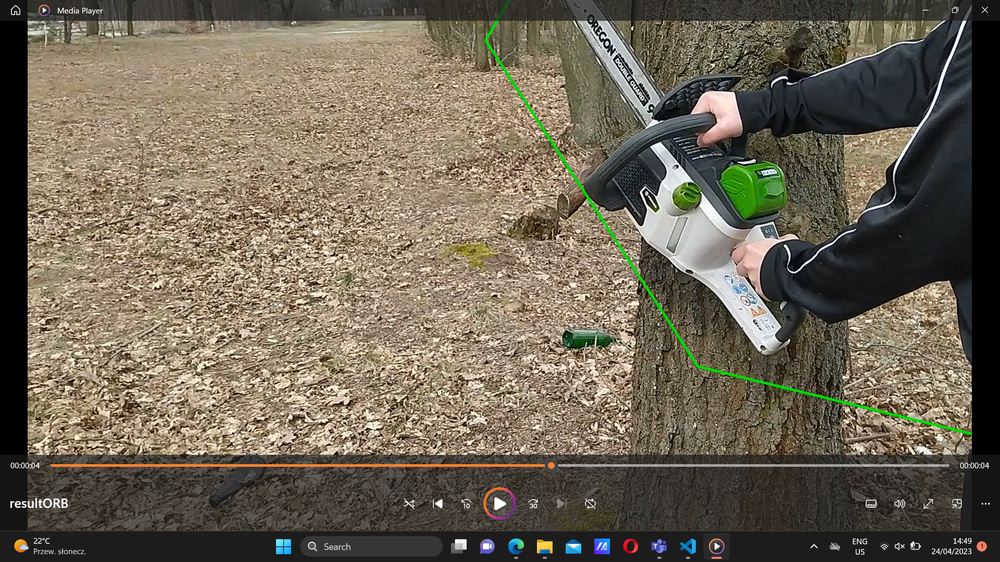
#> input picture wma03/wma03.png, 1000 x 562 px, shrunk from 1920 x 1080 before the run, given in place of rgb_ball_720.mp4, which was not available
$ python DetectingColoredObject.py
#> lines starting #> are read from the running program, lines starting #| are printed output that depends on the picture; after the words box and inside, x2 and y2 are one past the last pixel; in counts of white or black regions, pixels touching at a corner belong together; pictures that were not available may be replaced by others from this repository, and a replacement may not be noted
import cv2
import numpy as np


# Define colors range in HSV format
color_ranges = [
    # Red
    ([0, 70, 50], [10, 255, 255], (0, 0, 255)),
    # Green
    ([36, 70, 50], [70, 255, 255], (0, 255, 0)),
    # Blue
    ([110, 70, 50], [130, 255, 255], (255, 0, 0)),
    # Yellow
    ([20, 100, 100], [30, 255, 255], (0, 255, 255))
]


# Load the video
video = cv2.VideoCapture('rgb_ball_720.mp4')

while (video.isOpened() ):
    # Read each frame of the video
    ret, frame = video.read()
#> frame is the input picture: shape (562, 1000, 3); mean B, G, R 86.6, 102.3, 110.9

    # Convert the frame from BGR to HSV
    hsv = cv2.cvtColor(frame, cv2.COLOR_BGR2HSV)
#> hsv: shape (562, 1000, 3); mean H, S, V 26.5, 60.6, 113.4

    for (lowerBound, upperBound, color) in color_ranges:
        # Create a mask for the color range
        mask = cv2.inRange(hsv, np.array(lowerBound), np.array(upperBound))#The lower and upper variables represent a specific color range in the HSV color space

        # Find contours in the mask
        contours, _ = cv2.findContours(mask, cv2.RETR_EXTERNAL, cv2.CHAIN_APPROX_SIMPLE)#RETR_EXTERNAL  I used RETR_EXTERNAL because I only wanted to extract the outermost contours.

        # Draw bounding boxes around the contours
        for c in contours:
            x,y,w,h = cv2.boundingRect(c)
            cv2.rectangle(frame, (x,y), (x+w,y+h), color, 2)
#> this loop made 4 passes
#> pass 1, `mask = cv2.inRange(hsv, np.array(lowerBound), np.array(upperBound))#Th..`:
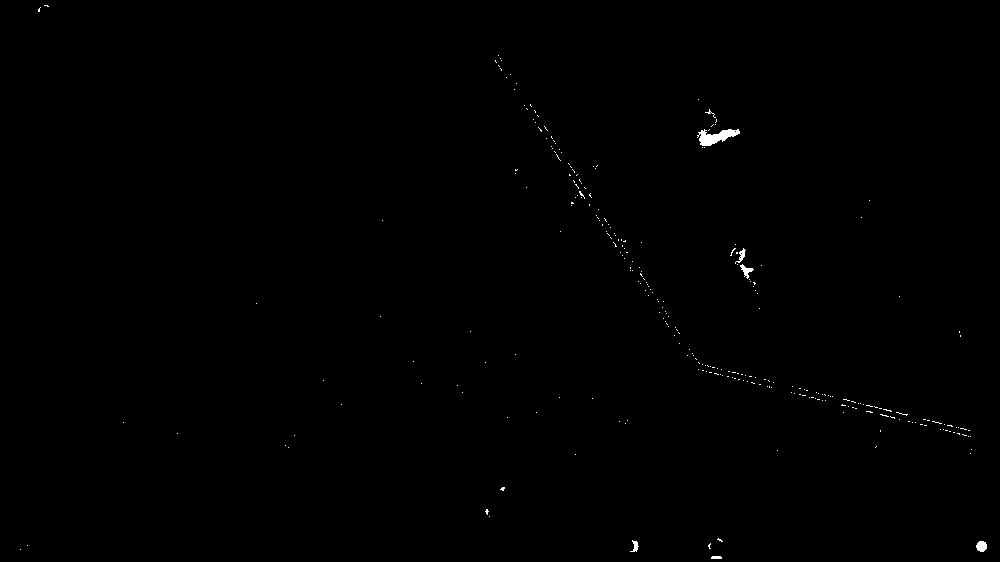
#> mask: shape (562, 1000); 0.24% white; 286 white regions (279 under 20 px), largest, box (x1, y1, x2, y2) and area: (697, 129, 740, 146) 393, (976, 541, 987, 552) 95, (740, 264, 754, 279) 82
#> pass 2, `mask = cv2.inRange(hsv, np.array(lowerBound), np.array(upperBound))#Th..`:
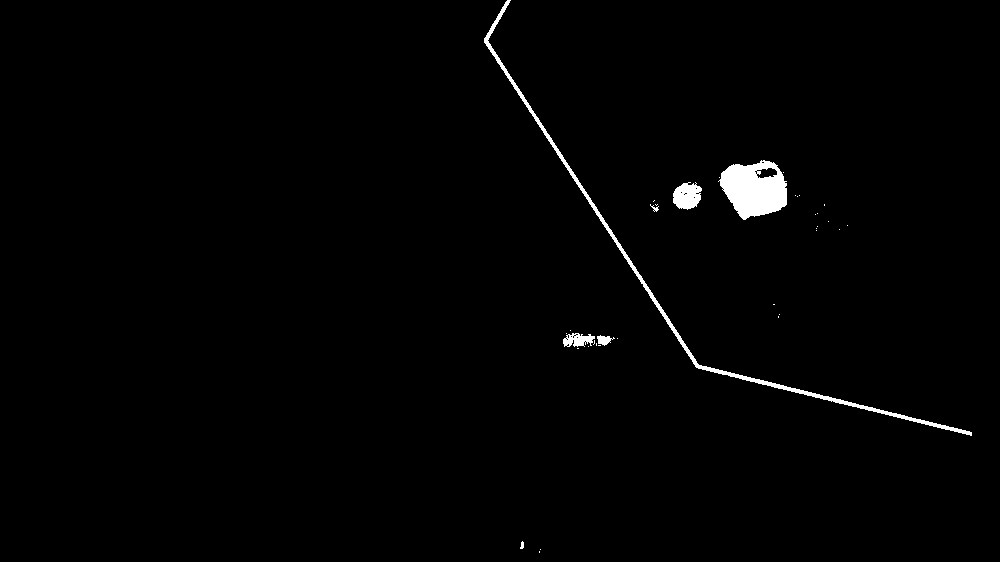
#> mask: shape (562, 1000); 1.2% white; 36 white regions (29 under 20 px), largest, box (x1, y1, x2, y2) and area: (718, 160, 787, 220) 2795, (484, 0, 972, 436) 2754, (673, 182, 702, 210) 589
#> pass 3, `mask = cv2.inRange(hsv, np.array(lowerBound), np.array(upperBound))#Th..`:
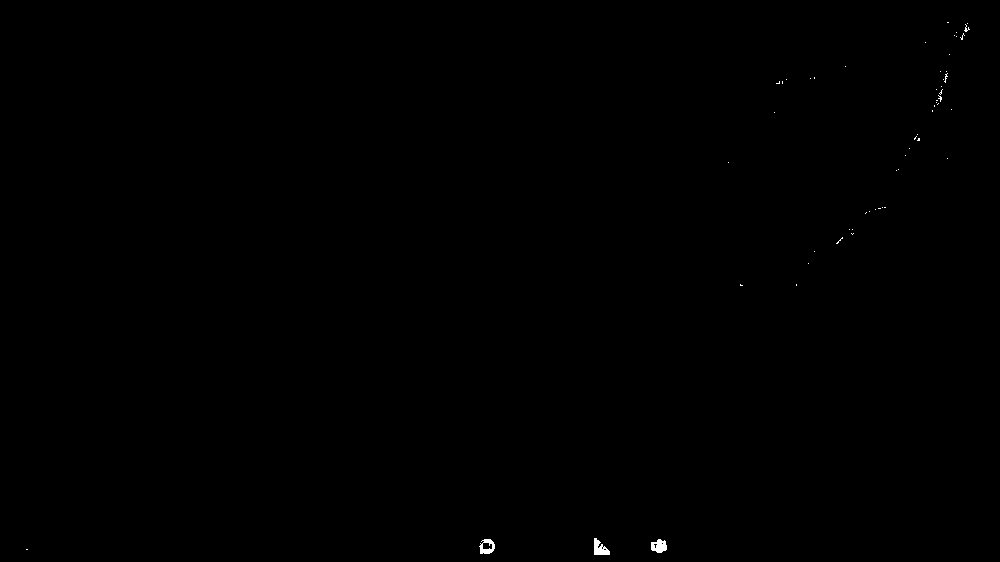
#> mask: shape (562, 1000); 0.11% white; 57 white regions (54 under 20 px), largest, box (x1, y1, x2, y2) and area: (594, 538, 610, 555) 165, (651, 539, 667, 553) 162, (479, 539, 495, 554) 140
#> after the loop:
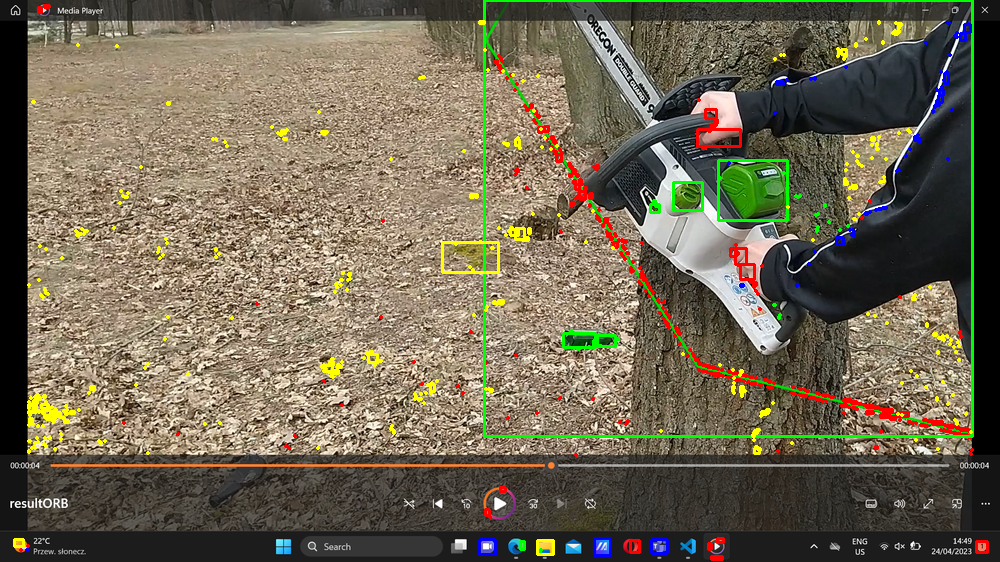
#> frame: shape (562, 1000, 3); 3.6% of pixels changed, all inside (x1, y1, x2, y2) = (13, 0, 989, 561)
#> after the loop:
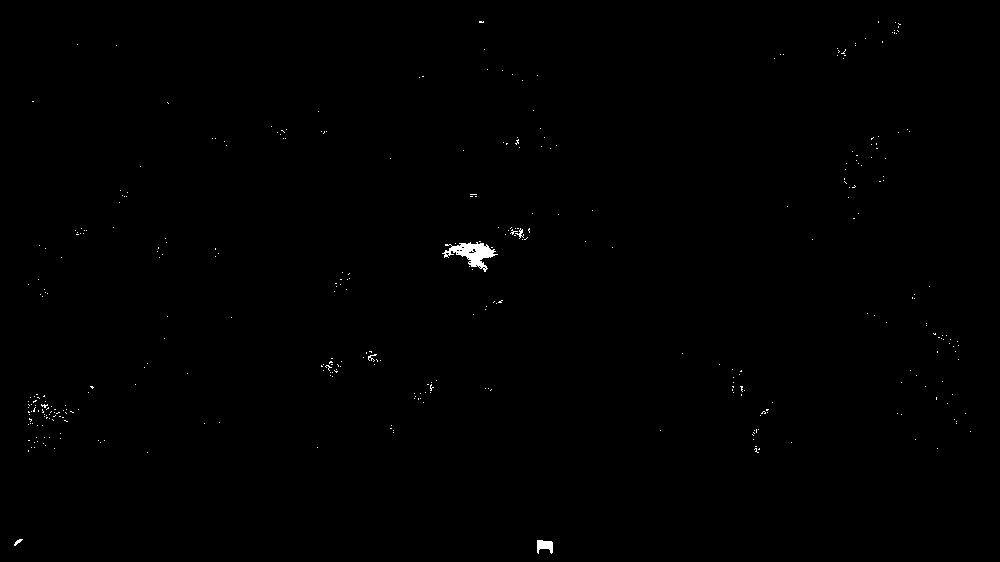
#> mask: shape (562, 1000); 0.28% white; 361 white regions (356 under 20 px), largest, box (x1, y1, x2, y2) and area: (442, 242, 498, 272) 694, (537, 540, 553, 554) 157, (515, 228, 524, 239) 34, (14, 539, 23, 546) 27, (368, 354, 377, 362) 25

    # Display the resulting frame
    cv2.imshow('color detecting video',frame)

    # Exit the loop if 'q' is pressed
    if cv2.waitKey(1) & 0xFF == ord('q'):
#> (key q is pressed here)
        break

# Release the video capture and close all windows
video.release()
cv2.destroyAllWindows()
